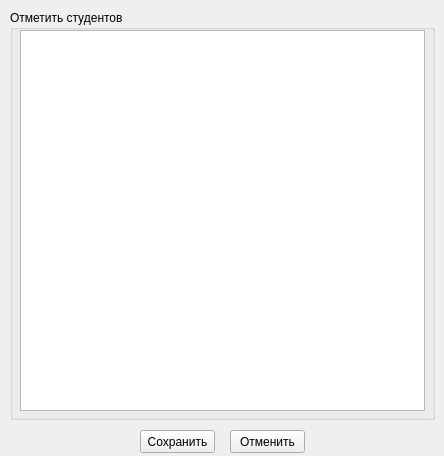
<?xml version="1.0" encoding="UTF-8"?>
<ui version="4.0">
 <class>addPartyStudents</class>
 <widget class="QWidget" name="addPartyStudents">
  <property name="geometry">
   <rect>
    <x>0</x>
    <y>0</y>
    <width>444</width>
    <height>456</height>
   </rect>
  </property>
  <property name="windowTitle">
   <string>Form</string>
  </property>
  <widget class="QPushButton" name="cancelButton">
   <property name="geometry">
    <rect>
     <x>230</x>
     <y>430</y>
     <width>75</width>
     <height>23</height>
    </rect>
   </property>
   <property name="text">
    <string>Отменить</string>
   </property>
  </widget>
  <widget class="QPushButton" name="okButton">
   <property name="geometry">
    <rect>
     <x>140</x>
     <y>430</y>
     <width>75</width>
     <height>23</height>
    </rect>
   </property>
   <property name="text">
    <string>Сохранить</string>
   </property>
  </widget>
  <widget class="QGroupBox" name="addingPartyStudent">
   <property name="geometry">
    <rect>
     <x>10</x>
     <y>10</y>
     <width>425</width>
     <height>410</height>
    </rect>
   </property>
   <property name="title">
    <string>Отметить студентов</string>
   </property>
   <widget class="QListWidget" name="listWidget">
    <property name="geometry">
     <rect>
      <x>10</x>
      <y>20</y>
      <width>405</width>
      <height>381</height>
     </rect>
    </property>
   </widget>
  </widget>
 </widget>
 <resources/>
 <connections/>
</ui>
